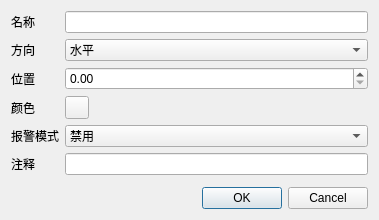
<?xml version="1.0" encoding="UTF-8"?>
<ui version="4.0">
 <class>PlotLineEdit</class>
 <widget class="QDialog" name="PlotLineEdit">
  <property name="geometry">
   <rect>
    <x>0</x>
    <y>0</y>
    <width>379</width>
    <height>206</height>
   </rect>
  </property>
  <property name="windowTitle">
   <string>标记线</string>
  </property>
  <layout class="QFormLayout" name="formLayout">
   <item row="0" column="0">
    <widget class="QLabel" name="label">
     <property name="text">
      <string>名称</string>
     </property>
    </widget>
   </item>
   <item row="0" column="1">
    <widget class="QLineEdit" name="name"/>
   </item>
   <item row="1" column="0">
    <widget class="QLabel" name="label_2">
     <property name="text">
      <string>方向</string>
     </property>
    </widget>
   </item>
   <item row="1" column="1">
    <widget class="QComboBox" name="orientation">
     <item>
      <property name="text">
       <string>水平</string>
      </property>
     </item>
     <item>
      <property name="text">
       <string>垂直</string>
      </property>
     </item>
    </widget>
   </item>
   <item row="2" column="0">
    <widget class="QLabel" name="label_3">
     <property name="text">
      <string>位置</string>
     </property>
    </widget>
   </item>
   <item row="2" column="1">
    <widget class="QDoubleSpinBox" name="value">
     <property name="maximum">
      <double>999999.989999999990687</double>
     </property>
    </widget>
   </item>
   <item row="3" column="0">
    <widget class="QLabel" name="label_4">
     <property name="text">
      <string>颜色</string>
     </property>
    </widget>
   </item>
   <item row="4" column="0">
    <widget class="QLabel" name="label_5">
     <property name="text">
      <string>报警模式</string>
     </property>
    </widget>
   </item>
   <item row="4" column="1">
    <widget class="QComboBox" name="alarmMode">
     <item>
      <property name="text">
       <string>禁用</string>
      </property>
     </item>
     <item>
      <property name="text">
       <string>低于此线报警</string>
      </property>
     </item>
     <item>
      <property name="text">
       <string>高于此线报警</string>
      </property>
     </item>
    </widget>
   </item>
   <item row="7" column="0" colspan="2">
    <widget class="QDialogButtonBox" name="buttonBox">
     <property name="orientation">
      <enum>Qt::Horizontal</enum>
     </property>
     <property name="standardButtons">
      <set>QDialogButtonBox::Cancel|QDialogButtonBox::Ok</set>
     </property>
    </widget>
   </item>
   <item row="6" column="1">
    <spacer name="verticalSpacer">
     <property name="orientation">
      <enum>Qt::Vertical</enum>
     </property>
     <property name="sizeHint" stdset="0">
      <size>
       <width>20</width>
       <height>40</height>
      </size>
     </property>
    </spacer>
   </item>
   <item row="5" column="1">
    <widget class="QLineEdit" name="comment"/>
   </item>
   <item row="5" column="0">
    <widget class="QLabel" name="label_6">
     <property name="text">
      <string>注释</string>
     </property>
    </widget>
   </item>
   <item row="3" column="1">
    <widget class="Utils::QtColorButton" name="color"/>
   </item>
  </layout>
 </widget>
 <customwidgets>
  <customwidget>
   <class>Utils::QtColorButton</class>
   <extends>QToolButton</extends>
   <header>utils/qtcolorbutton.h</header>
  </customwidget>
 </customwidgets>
 <resources/>
 <connections>
  <connection>
   <sender>buttonBox</sender>
   <signal>accepted()</signal>
   <receiver>PlotLineEdit</receiver>
   <slot>accept()</slot>
   <hints>
    <hint type="sourcelabel">
     <x>248</x>
     <y>254</y>
    </hint>
    <hint type="destinationlabel">
     <x>157</x>
     <y>274</y>
    </hint>
   </hints>
  </connection>
  <connection>
   <sender>buttonBox</sender>
   <signal>rejected()</signal>
   <receiver>PlotLineEdit</receiver>
   <slot>reject()</slot>
   <hints>
    <hint type="sourcelabel">
     <x>316</x>
     <y>260</y>
    </hint>
    <hint type="destinationlabel">
     <x>286</x>
     <y>274</y>
    </hint>
   </hints>
  </connection>
 </connections>
</ui>
